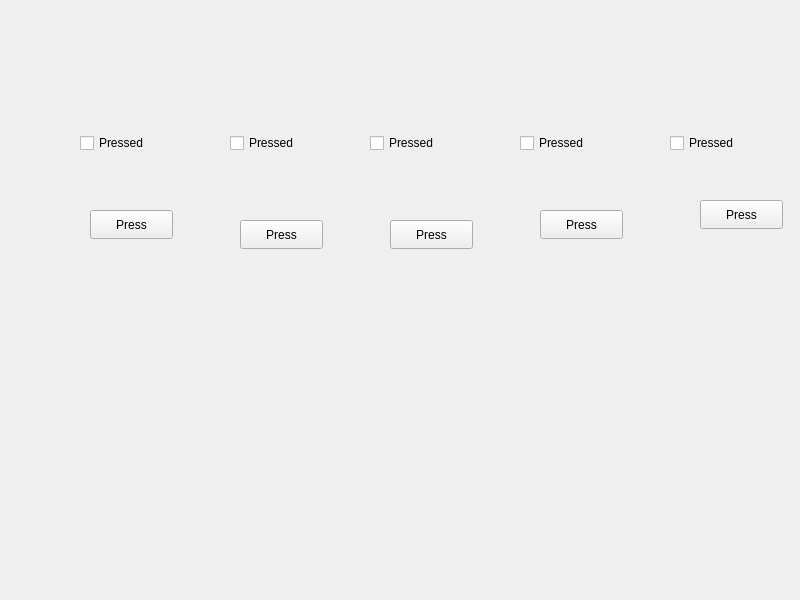
<?xml version="1.0" encoding="UTF-8"?>
<ui version="4.0">
 <class>VisualControl</class>
 <widget class="QWidget" name="VisualControl">
  <property name="geometry">
   <rect>
    <x>0</x>
    <y>0</y>
    <width>800</width>
    <height>600</height>
   </rect>
  </property>
  <property name="windowTitle">
   <string>VisualControl</string>
  </property>
  <widget class="QCheckBox" name="checkBox">
   <property name="geometry">
    <rect>
     <x>80</x>
     <y>130</y>
     <width>93</width>
     <height>26</height>
    </rect>
   </property>
   <property name="text">
    <string>Pressed</string>
   </property>
  </widget>
  <widget class="QCheckBox" name="checkBox_2">
   <property name="geometry">
    <rect>
     <x>230</x>
     <y>130</y>
     <width>93</width>
     <height>26</height>
    </rect>
   </property>
   <property name="text">
    <string>Pressed</string>
   </property>
  </widget>
  <widget class="QCheckBox" name="checkBox_3">
   <property name="geometry">
    <rect>
     <x>370</x>
     <y>130</y>
     <width>93</width>
     <height>26</height>
    </rect>
   </property>
   <property name="text">
    <string>Pressed</string>
   </property>
  </widget>
  <widget class="QCheckBox" name="checkBox_4">
   <property name="geometry">
    <rect>
     <x>520</x>
     <y>130</y>
     <width>93</width>
     <height>26</height>
    </rect>
   </property>
   <property name="text">
    <string>Pressed</string>
   </property>
  </widget>
  <widget class="QCheckBox" name="checkBox_5">
   <property name="geometry">
    <rect>
     <x>670</x>
     <y>130</y>
     <width>93</width>
     <height>26</height>
    </rect>
   </property>
   <property name="text">
    <string>Pressed</string>
   </property>
  </widget>
  <widget class="QPushButton" name="pushButton">
   <property name="geometry">
    <rect>
     <x>90</x>
     <y>210</y>
     <width>83</width>
     <height>29</height>
    </rect>
   </property>
   <property name="text">
    <string>Press</string>
   </property>
  </widget>
  <widget class="QPushButton" name="pushButton_2">
   <property name="geometry">
    <rect>
     <x>240</x>
     <y>220</y>
     <width>83</width>
     <height>29</height>
    </rect>
   </property>
   <property name="text">
    <string>Press</string>
   </property>
  </widget>
  <widget class="QPushButton" name="pushButton_3">
   <property name="geometry">
    <rect>
     <x>390</x>
     <y>220</y>
     <width>83</width>
     <height>29</height>
    </rect>
   </property>
   <property name="text">
    <string>Press</string>
   </property>
  </widget>
  <widget class="QPushButton" name="pushButton_4">
   <property name="geometry">
    <rect>
     <x>540</x>
     <y>210</y>
     <width>83</width>
     <height>29</height>
    </rect>
   </property>
   <property name="text">
    <string>Press</string>
   </property>
  </widget>
  <widget class="QPushButton" name="pushButton_5">
   <property name="geometry">
    <rect>
     <x>700</x>
     <y>200</y>
     <width>83</width>
     <height>29</height>
    </rect>
   </property>
   <property name="text">
    <string>Press</string>
   </property>
  </widget>
 </widget>
 <resources/>
 <connections/>
</ui>
